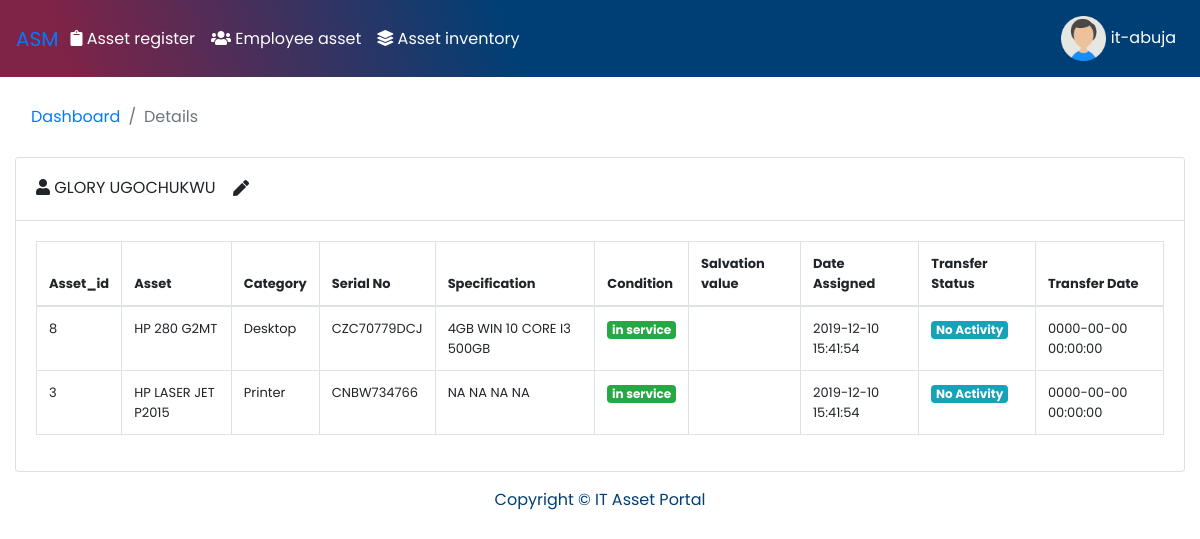
/detail.php?employee_id=0001 (signed in), run on the app's committed database.
### tables this page shows
CREATE TABLE IF NOT EXISTS `employees` (
  `employee_id` varchar(200) NOT NULL,
  `user` varchar(100) NOT NULL,
  `department` varchar(100) NOT NULL,
  `office` varchar(100) NOT NULL,
  `unit` varchar(100) NOT NULL,
  `extension` varchar(100) NOT NULL,
  `has_edit` int(20) NOT NULL,
  `status` int(20) NOT NULL,
  `location_id` int(11) NOT NULL,
  PRIMARY KEY (`employee_id`)
);

CREATE TABLE IF NOT EXISTS `it_asset` (
  `asset_id` int(20) NOT NULL AUTO_INCREMENT,
  `asset_category_id` int(20) NOT NULL,
  `description` varchar(100) NOT NULL,
  `serialno` varchar(100) NOT NULL,
  `ram` varchar(100) NOT NULL,
  `hdd` varchar(100) NOT NULL,
  `os` varchar(100) NOT NULL,
  `processor` varchar(100) NOT NULL,
  `con` varchar(20) NOT NULL,
  `has_edit` int(20) NOT NULL,
  `location_id` int(20) NOT NULL,
  `salvage_value` int(11) DEFAULT NULL,
  PRIMARY KEY (`asset_id`)
);

CREATE TABLE IF NOT EXISTS `employee_asset` (
  `employee_asset_id` int(20) NOT NULL AUTO_INCREMENT,
  `asset_id` int(20) NOT NULL,
  `employee_id` varchar(200) NOT NULL,
  `date_assigned` timestamp NOT NULL DEFAULT CURRENT_TIMESTAMP ON UPDATE CURRENT_TIMESTAMP,
  `transfer_status` int(11) NOT NULL,
  `transfer_date` datetime NOT NULL,
  `location_id` int(20) NOT NULL,
  `tr_response` int(20) NOT NULL,
  PRIMARY KEY (`employee_asset_id`)
);

CREATE TABLE IF NOT EXISTS `asset_category` (
  `asset_category_id` int(20) NOT NULL AUTO_INCREMENT,
  `asset_category_desc` varchar(100) NOT NULL,
  PRIMARY KEY (`asset_category_id`)
);

### detail.php (the view, shortened to what this page needs)
<?php
 include ('includes/db_config.php');
if (isset($_GET['employee_id'])) {
  $asset_detail=$_GET['employee_id'];
  $details = $conn->query(" SELECT * FROM it_asset INNER JOIN employee_asset ON it_asset.asset_id=employee_asset.asset_id
  INNER JOIN asset_category ON it_asset.asset_category_id = asset_category.asset_category_id WHERE employee_id='".$asset_detail."' AND tr_response=0 ");
  $assets = $details->fetchAll();
  $emp_details = $conn->query("SELECT * FROM employees WHERE employee_id='".$asset_detail."'  ");
  $emp_detail = $emp_details->fetch();
}
?>
<!DOCTYPE html>
<html lang="en">
<head>
  <link href="vendor/fontawesome-free/css/all.min.css" rel="stylesheet" type="text/css">
  <link href="vendor/datatables/datatables.min.css" rel="stylesheet">
  <link href="vendor/datatables/dataTables.bootstrap4.css" rel="stylesheet">
  <link href="vendor/datatables/buttons.bootstrap4.css" rel="stylesheet">
  <link href="css/sb-admin.css" rel="stylesheet">
</head>
<body id="page-top">
<?php
include_once "nav.php";
?>
  <div id="wrapper">
    <div id="content-wrapper">
      <div class="container-fluid">
        <ol class="breadcrumb bg-white">
          <li class="breadcrumb-item">
            <a href="index.php">Dashboard</a>
          </li>
          <li class="breadcrumb-item active">Details</li>
        </ol>
        <div class="card mb-3">
        <div class="card-header"style="background-color:#ffff;">
      <i class="fas fa-user    "></i>  <?php echo $emp_detail['user']; ?>   <a name="" id="" class="btn" href="update.php?edit=<?php echo $emp_detail['employee_id'];  ?>" role="button"><i class="fas fa-pen    "></i></a>
         </div>
          <div class="card-body">
            <div class="table-responsive">
            <table class="table table-bordered"  width="100%" cellspacing="0">
                <thead>
                  <tr>
                    <th>Asset_id</th>
                    <th>Asset</th>
                    <th>Category</th>
                    <th>Serial No</th>
                    <th>Specification</th>
                    <th>Condition</th>
                    <th>Salvation value</th>
                    <th>Date Assigned</th>
                    <th>Transfer Status</th>
                    <th>Transfer Date</th>
                  </tr>
                </thead>
                <tbody>
                <?php foreach ($assets as $asset ) : ?>
                <tr>
                <td><?php echo $asset['asset_id'] ?></td>
                <td><?php echo $asset['description'] ?></td>
                <td><?php echo $asset['asset_category_desc'] ?></td>
                <td><?php echo $asset['serialno'] ?></td>
                 <td>
                 <?php echo $asset['ram'] ?>
                 <?php echo $asset['os'] ?>
                 <?php echo $asset['processor'] ?>
                 <?php echo $asset['hdd'] ?>
                </td>
                <td>
                <?php
                if ( $asset['con']== 'in service' ) {
                  echo '
                  <h6 > <span class="badge badge-success">in service</span></h6>
                  ';
                }elseif ($asset['con']== 'out of service' ) {
                  echo '
                  <h6 "> <span class="badge badge-warning">out of service</span></h6>
                  ';
                }
                 ?>
                 </td>
                    <td><?=$asset['salvage_value']?></td>
                <td><?php echo $asset['date_assigned'] ?></td>
                <td><?php
                if ($asset['transfer_status']== 1) {
                 echo '
                 <h6> <span class="badge badge-warning">Newly Acquired</span></h6>
                 ';
                }elseif ($asset['transfer_status']== 0) {
                  echo '
                  <h6 ><span class="badge badge-info">No Activity</span></h6>
                 ';
                }
                ?>
                </td>
                <td><?php echo $asset['transfer_date'] ?></td>
                 </tr>
                <?php endforeach; ?>
                 </tbody>
              </table>
            </div>
          </div>
        </div>
      </div>
<footer class="">
        <div class="container-fluid my-auto">
          <div class="copyright text-center my-auto" style=" color: #003F75">
            <span>Copyright © IT Asset Portal</span>
          </div>
        </div>
      </footer>
    </div>
  </div>
</body>
</html>

### data on the page
employees: user "GLORY UGOCHUKWU"
it_asset: employee_asset.asset_id "8", description "HP 280 G2MT", asset_category.asset_category_desc "Desktop", serialno "CZC70779DCJ", ram "4GB", os "WIN 10", processor "CORE I3", hdd "500GB", con "in service", employee_asset.date_assigned "2019-12-10 15:41:54", employee_asset.transfer_date "0000-00-00 00:00:00"
it_asset: employee_asset.asset_id "3", description "HP LASER JET P2015", asset_category.asset_category_desc "Printer", serialno "CNBW734766", ram "NA", os "NA", processor "NA", hdd "NA", con "in service", employee_asset.date_assigned "2019-12-10 15:41:54", employee_asset.transfer_date "0000-00-00 00:00:00"

### other printed values
$_SESSION['username'] "it-abuja"
